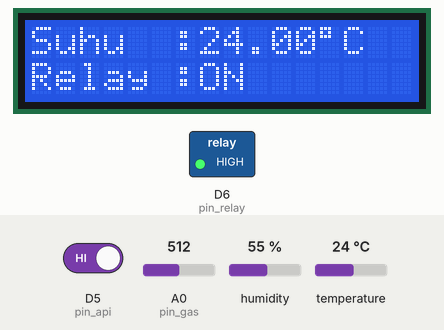
Recording of a sketch running on a simulated ESP8266 (NodeMCU). Shown: 16×2 character LCD, switched loads named in the sketch (green lamp = pin HIGH). The test bench sets the inputs (shaded band); at power-on: A0 (pin_gas) = 512, D5 (pin_api) HIGH, temperature 24 °C, humidity 55 %. WiFi joins after 1.5 s; servers stay silent unless stated; what the sketch prints to the serial monitor is not drawn.

Above: at 2.8 s.
2.9 s: A0 (pin_gas) set to 315
5.2 s: A0 (pin_gas) set to 283
At 8.1 s:
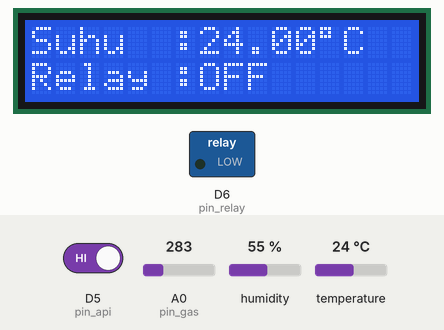
10.6 s: D5 (pin_api) driven LOW
At 12.3 s:
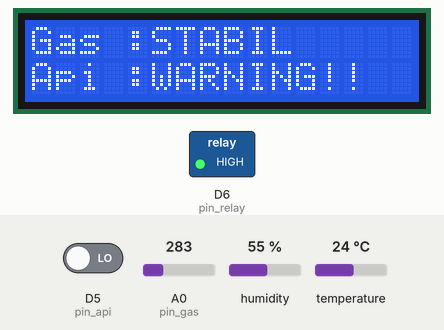
18.3 s: A0 (pin_gas) set to 306
At 19.1 s:
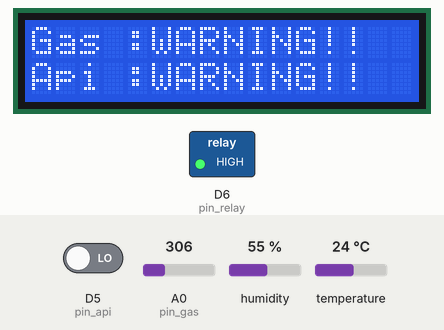
25.0 s: temperature set to 12 °C
At 26.8 s:
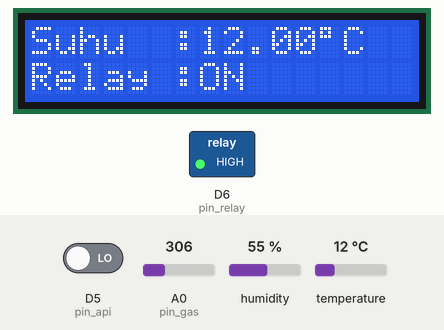
27.5 s: temperature set to 19 °C
At 30.1 s:
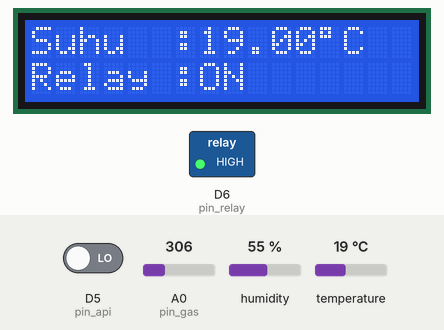
Timing chart, 0 to 31.6 s (numbered marks = the images above; inputs shaded):
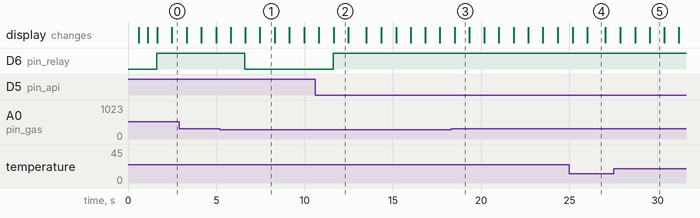

The sketch:

nodemcu.ino
```cpp
/* Firmansyah Wahyu @2021
 * Latest Version : https://github.com/bywahjoe/ESP8266-Monitoring-Gas-Suhu-Api.git
   HTTPS Connection
*/

#include <ESP8266WiFi.h>
#include <WiFiClientSecure.h>

#include <LiquidCrystal_I2C.h>
#include "pinku.h"
#include "DHT.h"

//#define URLWEB "monitor.bywahjoe.com"
#define URLWEB "erwinembed2021.xyz"
#define PATH "/post.php"
#define sha "58 45 F0 55 1D 04 21 AC 4D 7D EF 69 60 78 E6 A3 C3 93 AA C9"

//#define sha "CE 6A 43 36 69 39 8D 5D 10 F6 2E EA D4 09 3A 79 2F DA 4E 4E"
//Valid Cert Tue, 21 Sep 2021 09:18:35 GMT

#define httpsPort 443

String APIKEY = "sendIP4";

LiquidCrystal_I2C lcd(0x27, 16, 2);
DHT dht(pin_suhu, type_suhu);

//Status Sensor
int mygas = 0;
int myapi = 0;
int myrelay = 0;
float mysuhu;

//Milis Setting
const long interval = 12000;
unsigned long before = 0;
unsigned long now = 0;

void setup() {
  Serial.begin(115200);

  //init component
  lcd.init();
  lcd.backlight();
  dht.begin();

  pinMode(pin_relay, OUTPUT);
  pinMode(pin_api, INPUT);

  WiFi.mode(WIFI_STA);
  WiFi.begin(ssid, pass);
  String statusWifi = "Connected";
  int retry = 1;
  while (WiFi.status() != WL_CONNECTED) {
    lcd.setCursor(0, 0);
    lcd.print("Connecting WiFi");
    lcd.setCursor(1, 1);
    lcd.print(retry);

    if (retry > 100) {
      statusWifi = "Error";
      break;
    }
    else {
      retry++;
    }
    delay(500);
  }
}

void loop() {
  //Get Value Sensor
  mygas = getGas();
  myapi = !digitalRead(pin_api);
  mysuhu = getSuhu();

  //Jika ada gas atau api, relay on
  if (mygas == 1 || myapi == 1) {
    myrelay = 1;
    relayON();
  }
  else {
    myrelay = 0;
    relayOFF();
  }

  //LCD Tampil
  tampil();

  //Sending Web
  now = millis();
  if (now - before >= interval) {
    kirimWeb();
    now=millis();
    before = now;
  }

}
//Get Sensor Gas
int getGas() {
  int val = analogRead(A0);
  int result = 0;
  Serial.println(val);

  if (val >= setGas) result = 1;
  return result;
}

//Relay
void relayON() {
  digitalWrite(pin_relay, HIGH);
}
void relayOFF() {
  digitalWrite(pin_relay, LOW);
}

//Get Kondisi Warning / Stabil
String warning(bool val) {
  String notice;

  if (val) notice = "WARNING!!";
  else notice = "STABIL";
  return notice;
}

//Status Relay ON/OFF
String statusRelay(bool val) {
  String notice;

  if (val)notice = "ON";
  else notice = "OFF";
  return notice;
}

//Ambil Data Suhu
float getSuhu() {
  float val = dht.readTemperature();
  return val;
}

//LCD
void tampil() {
  lcd.clear();
  lcd.setCursor(0, 0);
  lcd.print("Gas :");
  lcd.print(warning(mygas));
  lcd.setCursor(0, 1);
  lcd.print("Api :");
  lcd.print(warning(myapi));
  delay(800);

  lcd.clear();
  lcd.setCursor(0, 0);
  lcd.print("Suhu  :");
  lcd.print(mysuhu);
  lcd.print((char)223);
  lcd.print("C");

  lcd.setCursor(0, 1);
  lcd.print("Relay :");
  lcd.print(statusRelay(myrelay));
  delay(800);
}

//Push Web
void kirimWeb() {
  String d1 = String(mygas);
  String d2 = String(myapi);
  String d3 = String(mysuhu);
  String d4 = String(myrelay);
  //  String d1 = String(random(0,2));
  //  String d2 = String(random(0,2));
  //  String d3 = String(random(0,2));
  //  String d4 = String(random(29,35));

  //4D 54 07 D8 EA 7D 9A 47 DC 08 7C 46 A8 54 0F AB B8 D9 0B A75
  WiFiClientSecure httpsClient;
  httpsClient.setInsecure();

  //  Serial.printf("Using fingerprint '%s'\n", sha);
  //  httpsClient.setFingerprint(sha);
  //  httpsClient.setTimeout(15000);

  Serial.print("HTTPS Connecting: "); Serial.println(URLWEB);
  //    int r=0; //retry counter
  //    while((!httpsClient.connect(URLWEB, 443)) && (r < 30)){
  //        delay(100);
  //        Serial.print(".");
  //        r++;
  //    }
  //    if(r==30) {
  //      Serial.println("Connection failed");
  //    }
  //    else {
  //      Serial.println("Connected to web");
  //    }
    if (!httpsClient.connect(URLWEB, httpsPort)) {
      Serial.println("connection failed");
    } else {
      Serial.println("connection OK");
    }

  Serial.print("requesting URL: ");
  Serial.print(URLWEB); Serial.println(PATH);
  String dataku = "apiKEY=" + APIKEY + "&d1=" + d1 + "&d2=" + d2 + "&d3=" + d3 + "&d4=" + d4;
  //TEST
  //String dataku="apiKEY=sendIP4&MYID=AEST&MYIP=192.168.43.245";
  //String dataku="apiKEY=sendIP4&d1=0&d2=0&d3=0&d4=0";

  //Format----
  /*
    POST /post.php HTTP/1.1
    Host: monitor.bywahjoe.com
    Content-Type: application/x-www-form-urlencoded
    Content-Length: 34

    apiKEY=sendIP4&d1=0&d2=0&d3=0&d4=0
  */

  httpsClient.print(String("POST ") + PATH + " HTTP/1.1\r\n" +
                    "Host: " + URLWEB + "\r\n" +
                    "Content-Type: application/x-www-form-urlencoded" + "\r\n" +
                    "Content-Length: " + String(dataku.length()) + "\r\n\r\n" +
                    dataku + "\r\n" +
                    "Connection: close\r\n\r\n");
  Serial.println(dataku);
}
```

pinku.h
```cpp
//WiFi
#define ssid "robotku"
#define pass "robot1234"

//DHT
#define pin_suhu D4
#define type_suhu DHT11

#define pin_relay D6
#define pin_api D5
#define pin_gas A0
#define setGas 300 //Threshold Tengah Gass
```

Measured:
- the behaviour switches between 300 and 299 on A0 (pin_gas) (found by bisection; images 0 and 1)
- after the input at 5.2 s, D6 (pin_relay): HIGH → LOW after 1.4 s; the display: first differs from a run without the input after 1.4 s (image 1 shows a later state)
- after the input at 10.6 s, D6 (pin_relay): LOW → HIGH after 1.0 s; the display: first differs from a run without the input after 1.0 s (image 2)
- after the input at 18.3 s, the display: changes after 0.21 s (image 3)
- after the input at 25.0 s, the display: first differs from a run without the input after 1.0 s (image 4)
- after the input at 27.5 s, the display: first differs from a run without the input after 2.0 s (image 5)
- what the display in image 1 shows lasts 0.8 s, from 7.5 s to 8.3 s
